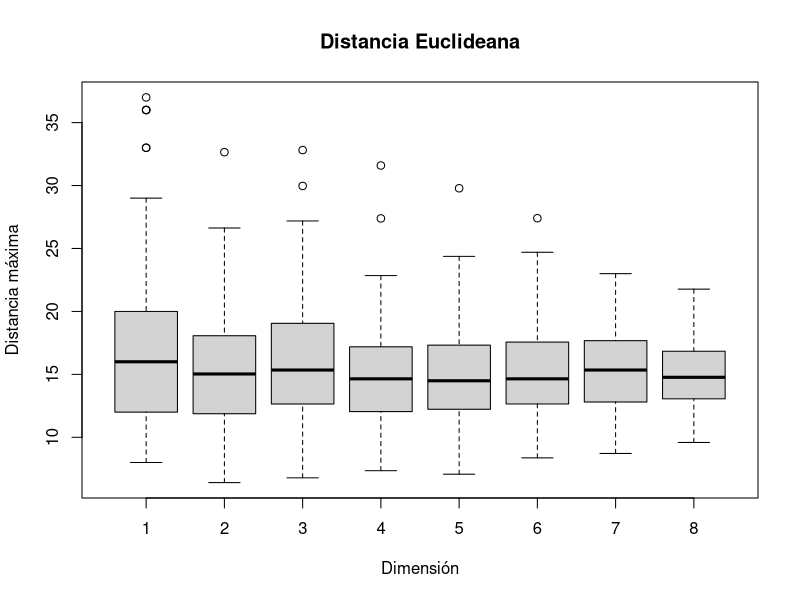

This figure's R source:
repetir <- 100 # replicas
duracion <- 200 # pasos
datos <-  data.frame() # almacenar resultados 
for (dimension in 1:8) { # variar dimension
    resultado = numeric() # juntar los datos de las replicas
    for (replica in 1:repetir) { # realizar replicas
        pos <- rep(0, dimension) # iniciar en origen
        mayor <- 0 # mayor distancia inicia en cero
        for (t in 1:duracion) { # realizar los pasos
            cambiar <- sample(1:dimension, 1) # elegir eje
            cambio <- 1 
            if (runif(1) < 0.5) {
                cambio <- -1
            }
            pos[cambiar] <- pos[cambiar] + cambio # mover
            mayor <- max(mayor, sqrt(sum(pos**2))) # dist eucl
        }
        resultado = c(resultado, mayor) # almacenar el mayor valor
    }
    datos <- rbind(datos, resultado) # almacenar los resultados de esta dimension
}
png("figuraR.png") # mandar la figura a un archivo
# las filas van a ser los "grupos" de la figura
boxplot(data.matrix(datos), use.cols = FALSE, 
        xlab="Dimensi\u{F3}n", ylab="Distancia m\u{E1}xima", 
        main="Distancia Euclideana")
graphics.off()
